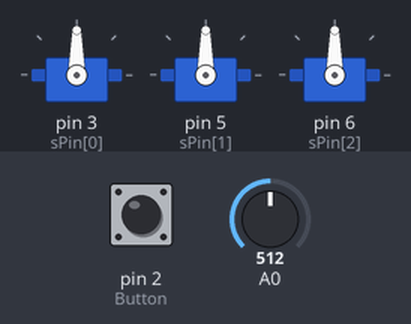
A sketch run on a simulated Arduino Uno, built with avr-gcc and run on an emulated ATmega328P. On the bench: 3 × servo. The test bench sets the inputs (shaded band); at power-on: pin 2 (Button) LOW, A0 = 512. Random numbers use the default seed unless the sketch sets one; what the sketch prints to the serial monitor is not drawn.

Above: at 0.8 s.
0.9 s: pin 2 (Button) pulled HIGH for 0.15 s
4.0 s: A0 set to 171
7.0 s: A0 set to 122
10.0 s: A0 set to 0
12.4 s: pin 2 (Button) pulled HIGH for 1 s
At 15.9 s:
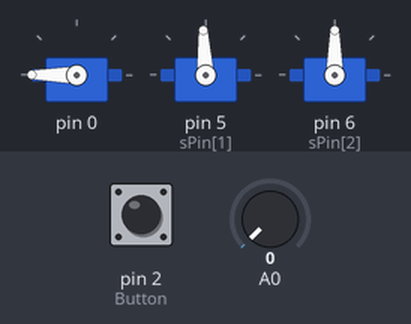
Timing chart, 0 to 17.4 s (numbered marks = the images above; inputs shaded):
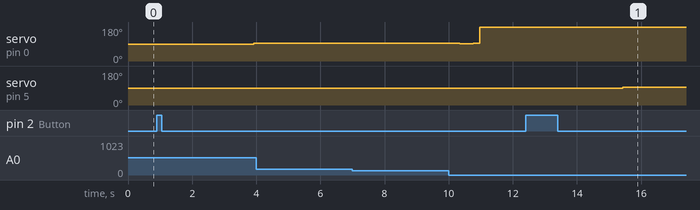

Measured:
- after the input at 0.9 s, servo on pin 0: 90° → 93° after 3.0 s
- after the input at 12.4 s, servo on pin 5 (sPin[1]): 90° → 93° after 3.0 s

The sketch:

servo_pos_feedback_calibration.ino
```cpp
/* >
This code finds and records the limit for each servo being tested, using
a position feedback signal
it increments up, then down, until DeltaPos (h-t) ~= 0 at each limit
for accuract, it waits 200ms between each reading, and smooths the
position input from a poll of 100 readings, discarding the oulying 15%
readings at each extreme
The outer limit pulse and position for each servo are then recorded in
an array
Dillon MacEwan
*/


#include <Servo.h> //import servo library


const int numServos = 3; //how many servos do you have?
const int sPin[numServos] = {3, 5, 6}; //what pins do they correlate to?
Servo servo[numServos]; //declare the servo array

#define Button 2

int highPulse[numServos]; //high pulse width
int lowPulse[numServos]; //low pulse width
int A[numServos]; //lowPulse feedback reading
int B[numServos]; //highPulse feedback reading
int here[numServos]; //angle moving from
int there[numServos]; //angle moving to

String joints[numServos] = {"Coxia", "Femur", "Tibia"}; //name of servos

float x[numServos]; //angle converted to radians to derive cosine wave

int h; //current pot position
int t; //previous pot position
int feedBack; //used to hold servo feedback value


int angle; //angle derived from cosine function. sent to servo in loop

int whlReading = 2; //delay time between analog readings of internal pot

boolean rangeTest = false;
boolean doneMove[numServos];

void setup()
{

	Serial.begin(19200); // initialize serial output
	Serial.println("it's on!");
	analogReference(EXTERNAL);
	pinMode (Button, INPUT);
	for (int i = 0; i < numServos; i++)
	{
		servo[i].attach(sPin[i]);
	}


	for (int i = 0; i < numServos; i++)
	{
		setRange(i); //go test the range and set the values
		doneMove[i] = true;
	}

	delay(1000);
}

void loop()
{

	for (int i = 0; i < numServos; i++)
	{
		if(doneMove[i] == true)
		{
			doneMove[i] = false;
			here[i] = there[i];
			there[i] = random(180.1) + 0.5;
			if(there[i] == here[i])
			{
				there[i] = random(180.1) + 0.5;
			}
			if(here[i] < there[i])
			{
				x[i] = 0;
			}
			else
			{
				x[i] = 180;
			}
			Serial.print("Move ");
			Serial.print(joints[i]);
			Serial.print(" from ");
			Serial.print(here[i]);
			Serial.print(" to ");
			Serial.println(there[i]);
		}
	}

//calcCos(current position, desired position, step, servo array position)
	for (int i = 0; i < numServos; i++)
	{
		angle = calcCos(here[i], there[i], 1.5, i);
		if (doneMove[i] == false)
		{
			servo[i].write(angle);
			delay(5);
		}
	}
}//   END VOID LOOP


/*
THIS FUNCTION AUTO-SETS THE SERVO RANGE
ASSUMES PUSHBUTTON ON PIN 2
*/


void setRange(int x)  //parameter passed is array position of servo
{
	int pb = 0; //used to hold push button reading
	int test; //general use variable
	int h;
	int t;
	int pulse = 1500; //first uS pulse used in range test
	Serial.print("Press button to set range of ");
	Serial.print(joints[x]);
	Serial.println();
	while(!pb)
	{
		pb = digitalRead(Button);
	}
	pb = 0;
	Serial.print("Setting range limits in ..3");
	for (int i = 2; i >= 0; i--) //count down three seconds
	{
		delay(1000);
		Serial.print("..");
		Serial.print(i);
	}
	Serial.println();

	delay(20);

	Serial.println();
	pulse = 1500;
	servo[x].writeMicroseconds(pulse); //send servo to middle of range
	delay(2000); //wait for it to get there

	h = getFeedback(x);
	t = h - 20;	//set initial t away from h
	Serial.println(t);
	Serial.println(h);
	Serial.println();

	do
	{
		t = getFeedback(x);
		pulse += 10; //incriment uS pulse width
		servo[x].writeMicroseconds(pulse);
		delay(200);		//allow position to settle
		h = getFeedback(x);
		Serial.print("t,");
		Serial.print(t);
		Serial.print(",h,");
		Serial.print(h);
		Serial.println();
	}
	while(h > t);  //condition to keep testing range

	highPulse[x] = pulse - 20; //stay away from range extreme
	B[x] = h - 10; //adjust feedback away from extreme
	Serial.println();
	servo[x].writeMicroseconds(highPulse[x]);
	pulse = highPulse[x];
	delay(500);
	Serial.println();
	pulse = 1500;
	servo[x].writeMicroseconds(pulse); //send servo to middle of range
	delay(2000); //wait for it to get there

	h = getFeedback(x);
	t = h + 20; //start t out of range of h

	Serial.println(t);
	Serial.println(h);
	Serial.println();

	do
	{
		t = getFeedback(x);
		pulse -= 10; //incriment uS pulse width
		servo[x].writeMicroseconds(pulse);
		delay(200);		//allow position to settle
		h = getFeedback(x);
		Serial.print("t,");
		Serial.print(t);
		Serial.print(",h,");
		Serial.print(h);
		Serial.println();
	}

	while(h < t);

	lowPulse[x] = pulse + 20;
	A[x] = t + 10;
	servo[x].writeMicroseconds(lowPulse[x]);

	feedBack = getFeedback(x); //take current reading from pot
	there[x] = map(feedBack, A[x], B[x], 0, 180); //adjust feedback to degree output
	servo[x].attach(sPin[x], lowPulse[x], highPulse[x]); //attach this servo
	servo[x].write(there[x]); //send out pulse for where we are

	doneMove[x] = true;


	Serial.println("Feedback Range:");
	Serial.print(A[x]);
	Serial.print(" <> ");
	Serial.println(B[x]);
	Serial.println("uS Pulse Range:");
	Serial.print(lowPulse[x]);
	Serial.print(" <> ");
	Serial.println(highPulse[x]);
	Serial.print(joints[x]);


}//end setRange()


/*
THIS FUNCTION READS THE INTERNAL SERVO POTENTIOMETER
*/
int getFeedback(int a)
{
	int j;
	int mean;
	int result;
	int test;
	int reading[100];
	boolean done;

	for (j = 0; j < 100; j++)
	{
		reading[j] = analogRead(a); //get raw data from servo potentiometer
		delay(whlReading);

	} // sort the readings low to high in array
	done = false; // clear sorting flag
	while(done != true)  // simple swap sort, sorts numbers from lowest to highest
	{
		done = true;
		for (j = 0; j < 100; j++)
		{
			if (reading[j] > reading[j + 1])  // sorting numbers here
			{
				test = reading[j + 1];
				reading [j + 1] = reading[j] ;
				reading[j] = test;
				done = false;
			}
		}
	}
	mean = 0;
	for (int k = 15; k < 85; k++) //discard the 6 highest and 6 lowest readings
	{
		mean += reading[k];
	}
	result = mean / 8; //average useful readings
	return(result);
}    // END GET FEEDBACK


/*
THIS FUNCTION CREATES SMOOTH (COSINE) MOVEMENT FROM HERE TO THERE
*/

int calcCos(int h, int th, float s, int n)
{
	int r;
	int a;
	if(h < th)
	{
		x[n] += s;
		if (x[n] >= 181)
		{
			doneMove[n] = true;
		}
		r = (cos(radians(x[n])) * 100);
		a = map(r, 100, -100, h, t);
	}
	if(h > th)
	{
		x[n] -= s;
		if (x[n] <= -1)
		{
			doneMove[n] = true;
		}
		r = (cos(radians(x[n])) * 100);
		a = map(r, -100, 100, h, t);
	}
	return a;
}     //END CALC COS
```
